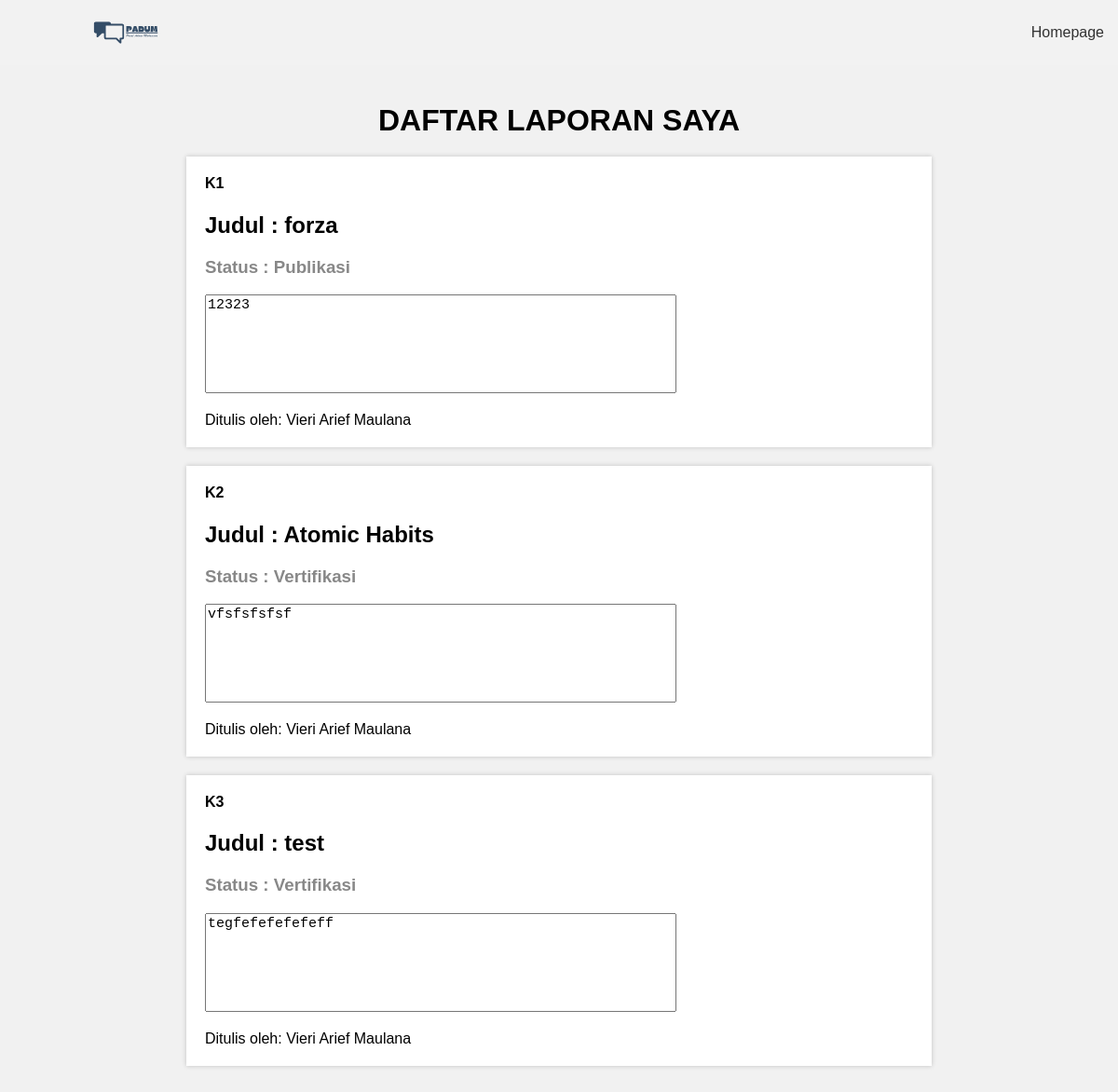
/laporan.php (signed in), run on the app's committed database.
### tables this page shows
CREATE TABLE `pengaduan_kekerasan` (
  `no_pengaduan` varchar(100) NOT NULL,
  `user_id` int(100) NOT NULL,
  `judul` varchar(100) NOT NULL,
  `keterangan_laporan` text NOT NULL,
  `status` varchar(100) NOT NULL,
  `waktu` date NOT NULL,
  `tempat` varchar(300) NOT NULL
);

CREATE TABLE `user` (
  `user_id` int(100) NOT NULL,
  `nama` varchar(100) NOT NULL,
  `email` varchar(100) NOT NULL,
  `npm` varchar(100) NOT NULL,
  `no` varchar(50) NOT NULL,
  `gender` varchar(100) NOT NULL,
  `tanggal_lahir` date NOT NULL,
  `fakultas` varchar(100) NOT NULL,
  `prodi` varchar(100) NOT NULL,
  `password` varchar(100) NOT NULL,
  `foto` varchar(100) NOT NULL
);

### koneksi.php (called while the page is built, shortened)
<?php
$dbServer = 'localhost';
$dbUser = 'root';
$dbPass = '';
$dbName = "padu";
$koneksi = mysqli_connect($dbServer, $dbUser, $dbPass, $dbName);
function tampil($tampil)
{
   global $koneksi;
   $result = mysqli_query($koneksi, $tampil);
   $rows=[];
   while ($row = mysqli_fetch_assoc($result)){
      $rows[] = $row;
   }
   return $rows;
}
?>

### laporan.php (the view, shortened to what this page needs)
<?php
require 'koneksi.php';
$user_id = $_SESSION["user_id"];
$dataFasilitas = tampil("SELECT pf.no_pengaduan, pf.user_id, pf.judul, u.nama, pf.status, pf.keterangan_laporan, pf.gambar
FROM pengaduan_fasilitas pf
JOIN user u ON pf.user_id = u.user_id
WHERE pf.user_id = '$user_id';");
$dataSusila = tampil("SELECT ps.no_pengaduan, ps.user_id, ps.judul, u.nama, ps.status, ps.keterangan_laporan
FROM pengaduan_susila ps
JOIN user u ON ps.user_id = u.user_id
WHERE ps.user_id = '$user_id';");
$dataKekerasan = tampil("SELECT pk.no_pengaduan, pk.user_id, pk.judul, u.nama, pk.status, pk.keterangan_laporan
FROM pengaduan_kekerasan pk
JOIN user u ON pk.user_id = u.user_id
WHERE pk.user_id = '$user_id';");
$dataLain = tampil("SELECT pl.no_pengaduan, pl.user_id, pl.judul, u.nama, pl.status, pl.keterangan_laporan, pl.gambar
FROM pengaduan_lain pl
JOIN user u ON pl.user_id = u.user_id
WHERE pl.user_id = '$user_id';");
$data = array_merge($dataFasilitas, $dataSusila, $dataKekerasan, $dataLain);
?>
<!DOCTYPE html>
<html lang="en">
<head>
</head>
<body>
<div class="header">
    <img src="asset/logo.svg" >
    <div class="ul">
            <ul> <a href="index.php">Homepage</a></ul>
    </div>
    </div>
    <div class="container">
        <h1>DAFTAR LAPORAN SAYA</h1>
        <?php foreach ($data as $row) : ?>
            <div class="kotak">
                <h4 class="judul"><?= $row["no_pengaduan"] ?></h4>
                <h2 class="judul">Judul : <?= $row["judul"] ?></h2>
                <h3 class="status">Status : <?= $row["status"] ?></h3>
                <textarea class="berita" readonly><?= $row["keterangan_laporan"] ?></textarea>
                <p class="pengguna">Ditulis oleh: <?= $row["nama"] ?></p>
            </div>
        <?php endforeach; ?>
    </div>
</body>
</html>

### laporan.php (style rules this page uses)
body { font-family: Arial, sans-serif; margin: 0; padding: 0; background-color: #f1f1f1; }
.container { max-width: 800px; margin: 0 auto; padding: 20px; }
.header { display: flex; align-items: center; justify-content: space-between; padding: 10px; background-color: #f2f2f2; }
.header img { height: 40px; }
.header .ul { display: flex; align-items: center; }
.header .ul ul { margin-right: 10px; }
.header .ul ul a { text-decoration: none; color: #333; padding: 5px; }
.header .ul ul:last-child { margin-right: 0; }
h1 { text-align: center; margin-bottom: 20px; }
img { width: 250px; }
.kotak { background-color: #fff; padding: 20px; margin-bottom: 20px; box-shadow: 0 0 5px rgba(0, 0, 0, 0.2); }
.judul { margin-top: 0; }
.status { margin-top: 0; color: #888; }
.berita { margin-top: 0; font-size: 15px; width: 500px; height: 100px; resize: none; }
.pengguna { margin-bottom: 0; }

### data on the page
pengaduan_kekerasan: no_pengaduan "K1", judul "forza", status "Publikasi", keterangan_laporan "12323", user.nama "Vieri Arief Maulana"
pengaduan_kekerasan: no_pengaduan "K2", judul "Atomic Habits", status "Vertifikasi", keterangan_laporan "vfsfsfsfsf", user.nama "Vieri Arief Maulana"
pengaduan_kekerasan: no_pengaduan "K3", judul "test", status "Vertifikasi", keterangan_laporan "tegfefefefefeff", user.nama "Vieri Arief Maulana"
